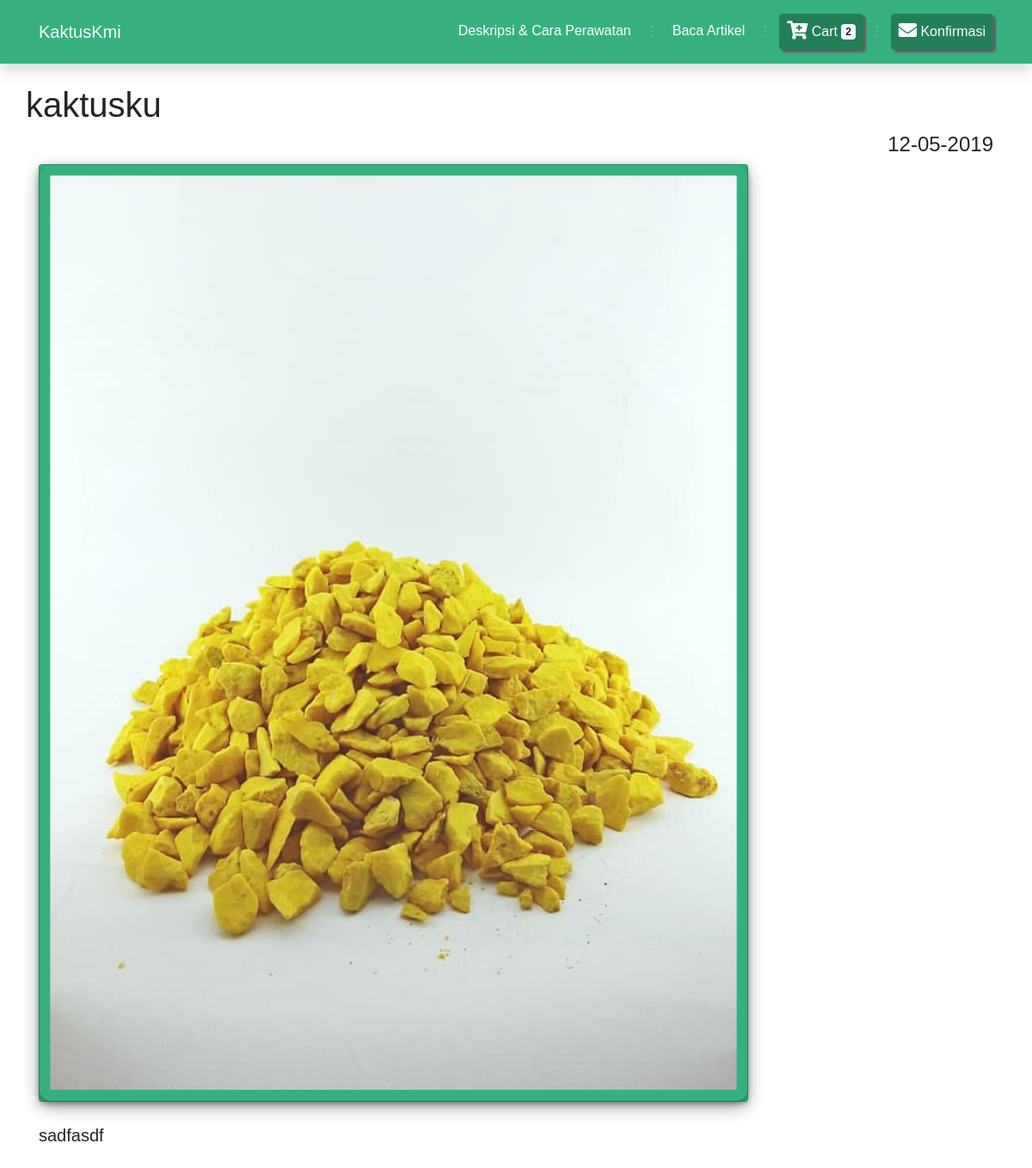
/article/artikel/9, run on the app's committed database.
### tables this page shows
CREATE TABLE `artikel` (
  `kode_artikel` int(11) NOT NULL,
  `judul` varchar(60) NOT NULL,
  `isi` text NOT NULL,
  `tanggal` int(11) NOT NULL,
  `gambar` varchar(40) NOT NULL
);

### application/controllers/Article.php (called while the page is built, shortened)
<?php
    Class Article extends CI_Controller
    {
        public function __construct(){
            $this->load->model('Article_Model');
            $this->load->library('pagination');
        }
        public function artikel($id)
        {
            $data['artikelku'] = $this->Article_Model->getByIdArtikel($id);
            $judul['judul'] = 'Artikel Kaktuskmi';
            $this->load->view('templates/header', $judul);
            $this->load->view('article/artikel', $data);
            $this->load->view('templates/footer');
        }
    }
?>

### index.php (called while the page is built, shortened)
<?php
require_once BASEPATH.'core/CodeIgniter.php';

### application/models/Article_Model.php (called while the page is built, shortened)
<?php
class Article_Model extends CI_Model
{
        public function getByIdArtikel($id){
            $this->db->select("*");
            $this->db->from("artikel");
            $this->db->where('kode_artikel', $id);
            return $this->db->get()->row();
        }
}

### application/views/article/artikel.php (the view)
<br>
  <div class="container">
        <div class="row">
           <h1><?php echo $artikelku->judul;?></h1>
        </div>
        <div class="row">
           <div class="col"><h4 style="text-align:right"><?php echo date("d-m-Y", $artikelku->tanggal);?></h4></div>
        </div>
        <div class="row">
          <div class="col-lg-9">
              <div class="card bg-dark" >
                <img src="<?php echo base_url().'gambar/'.$artikelku->gambar?>" class="img-fluid" alt="Responsive image">
              </div>
          </div>
        </div>
        <div class="row">
          <div class="col mt-4 mb-4">
          <div id="artikel">
          <?php echo $artikelku->isi;?>
          </div>
          </div>
  </div>

### assets/css/style.css (style rules this page uses)
#artikel { text-align: justify; font-size: 20px; }

### data on the page
artikel: judul "kaktusku", tanggal "12-05-2019", gambar (picture), isi "sadfasdf"
